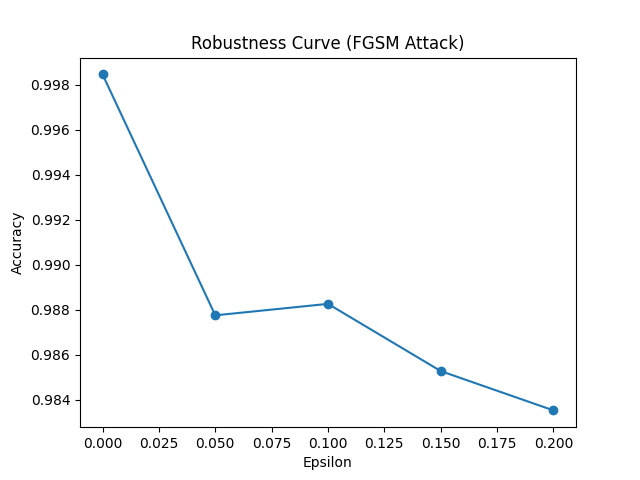

Here is the Python script that generated this plot:
import torch
import torch.nn as nn
import numpy as np
import matplotlib.pyplot as plt
from torch.utils.data import DataLoader, TensorDataset
from sklearn.metrics import accuracy_score
from preprocessing import load_data
from model import XAI_CTI_Model

device = torch.device("cuda" if torch.cuda.is_available() else "cpu")

X_train, X_test, y_train, y_test, feature_names = load_data("data/cic_ids.csv")

model = XAI_CTI_Model(input_dim=X_train.shape[1]).to(device)
model.load_state_dict(torch.load("xai_cti_model_adv.pth", map_location=device))
model.eval()

criterion = nn.CrossEntropyLoss()

def fgsm_attack(model, data, target, epsilon):
    data.requires_grad = True
    output = model(data)
    loss = criterion(output, target)
    model.zero_grad()
    loss.backward()
    data_grad = data.grad.data
    perturbed_data = data + epsilon * data_grad.sign()
    return perturbed_data.detach()

epsilons = [0, 0.05, 0.1, 0.15, 0.2]
accuracies = []

test_loader = DataLoader(
    TensorDataset(X_test, y_test),
    batch_size=32,
    shuffle=False
)

for eps in epsilons:
    preds = []

    for xb, yb in test_loader:
        xb, yb = xb.to(device), yb.to(device)

        if eps != 0:
            xb = fgsm_attack(model, xb.clone(), yb, eps)

        with torch.no_grad():
            output = model(xb)
            pred = output.argmax(dim=1)
            preds.extend(pred.cpu().numpy())

    acc = accuracy_score(y_test.numpy(), preds)
    accuracies.append(acc)
    print(f"Epsilon: {eps}, Accuracy: {acc}")

plt.figure()
plt.plot(epsilons, accuracies, marker='o')
plt.xlabel("Epsilon")
plt.ylabel("Accuracy")
plt.title("Robustness Curve (FGSM Attack)")
plt.savefig("robustness_curve.png")
plt.show()
